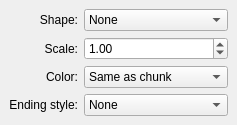
                 <widget class="QWidget" name="tab_4" >
                  <attribute name="title" >
                   <string>Axis</string>
                  </attribute>
                  <layout class="QGridLayout" >
                   <property name="margin" >
                    <number>9</number>
                   </property>
                   <property name="spacing" >
                    <number>6</number>
                   </property>
                   <item row="0" column="1" >
                    <widget class="QComboBox" name="dnaStyleAxisShapeComboBox" >
                     <item>
                      <property name="text" >
                       <string>None</string>
                      </property>
                     </item>
                     <item>
                      <property name="text" >
                       <string>Wide tube</string>
                      </property>
                     </item>
                     <item>
                      <property name="text" >
                       <string>Narrow tube</string>
                      </property>
                     </item>
                    </widget>
                   </item>
                   <item row="0" column="0" >
                    <widget class="QLabel" name="label_30" >
                     <property name="sizePolicy" >
                      <sizepolicy>
                       <hsizetype>1</hsizetype>
                       <vsizetype>5</vsizetype>
                       <horstretch>0</horstretch>
                       <verstretch>0</verstretch>
                      </sizepolicy>
                     </property>
                     <property name="text" >
                      <string>Shape:</string>
                     </property>
                     <property name="alignment" >
                      <set>Qt::AlignRight|Qt::AlignTrailing|Qt::AlignVCenter</set>
                     </property>
                    </widget>
                   </item>
                   <item row="3" column="1" >
                    <widget class="QComboBox" name="dnaStyleAxisTaperComboBox" >
                     <item>
                      <property name="text" >
                       <string>None</string>
                      </property>
                     </item>
                     <item>
                      <property name="text" >
                       <string>Taper start</string>
                      </property>
                     </item>
                     <item>
                      <property name="text" >
                       <string>Taper end</string>
                      </property>
                     </item>
                     <item>
                      <property name="text" >
                       <string>Taper both</string>
                      </property>
                     </item>
                     <item>
                      <property name="text" >
                       <string>Spherical</string>
                      </property>
                     </item>
                    </widget>
                   </item>
                   <item row="3" column="0" >
                    <widget class="QLabel" name="label_32" >
                     <property name="sizePolicy" >
                      <sizepolicy>
                       <hsizetype>1</hsizetype>
                       <vsizetype>5</vsizetype>
                       <horstretch>0</horstretch>
                       <verstretch>0</verstretch>
                      </sizepolicy>
                     </property>
                     <property name="text" >
                      <string>Ending style:</string>
                     </property>
                     <property name="alignment" >
                      <set>Qt::AlignRight|Qt::AlignTrailing|Qt::AlignVCenter</set>
                     </property>
                    </widget>
                   </item>
                   <item row="2" column="1" >
                    <widget class="QComboBox" name="dnaStyleAxisColorComboBox" >
                     <item>
                      <property name="text" >
                       <string>Same as chunk</string>
                      </property>
                     </item>
                     <item>
                      <property name="text" >
                       <string>Base order</string>
                      </property>
                     </item>
                     <item>
                      <property name="text" >
                       <string>Base order (discrete)</string>
                      </property>
                     </item>
                     <item>
                      <property name="text" >
                       <string>Base type</string>
                      </property>
                     </item>
                     <item>
                      <property name="text" >
                       <string>Strand order</string>
                      </property>
                     </item>
                    </widget>
                   </item>
                   <item row="2" column="0" >
                    <widget class="QLabel" name="label_31" >
                     <property name="sizePolicy" >
                      <sizepolicy>
                       <hsizetype>1</hsizetype>
                       <vsizetype>5</vsizetype>
                       <horstretch>0</horstretch>
                       <verstretch>0</verstretch>
                      </sizepolicy>
                     </property>
                     <property name="text" >
                      <string>Color:</string>
                     </property>
                     <property name="alignment" >
                      <set>Qt::AlignRight|Qt::AlignTrailing|Qt::AlignVCenter</set>
                     </property>
                    </widget>
                   </item>
                   <item row="1" column="1" >
                    <widget class="QDoubleSpinBox" name="dnaStyleAxisScaleSpinBox" >
                     <property name="maximum" >
                      <double>10.000000000000000</double>
                     </property>
                     <property name="singleStep" >
                      <double>0.100000000000000</double>
                     </property>
                     <property name="value" >
                      <double>1.000000000000000</double>
                     </property>
                    </widget>
                   </item>
                   <item row="1" column="0" >
                    <widget class="QLabel" name="textLabel1_3_2_11" >
                     <property name="toolTip" >
                      <string>CPK Atom Scale factor for CPK display mode</string>
                     </property>
                     <property name="text" >
                      <string>Scale:</string>
                     </property>
                     <property name="alignment" >
                      <set>Qt::AlignRight|Qt::AlignTrailing|Qt::AlignVCenter</set>
                     </property>
                    </widget>
                   </item>
                  </layout>
                 </widget>
